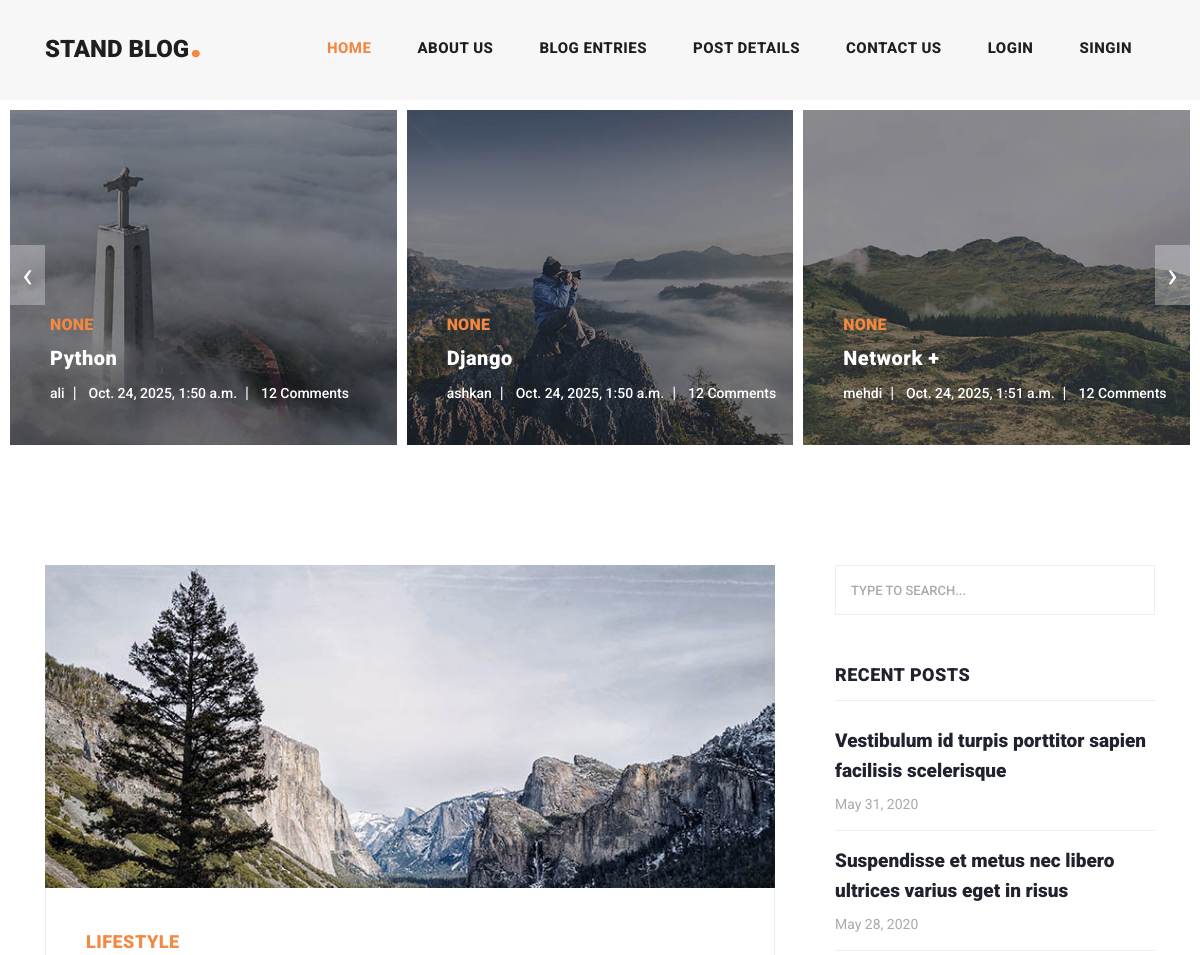
/ (upper part), run on an earlier commit of the app's database.
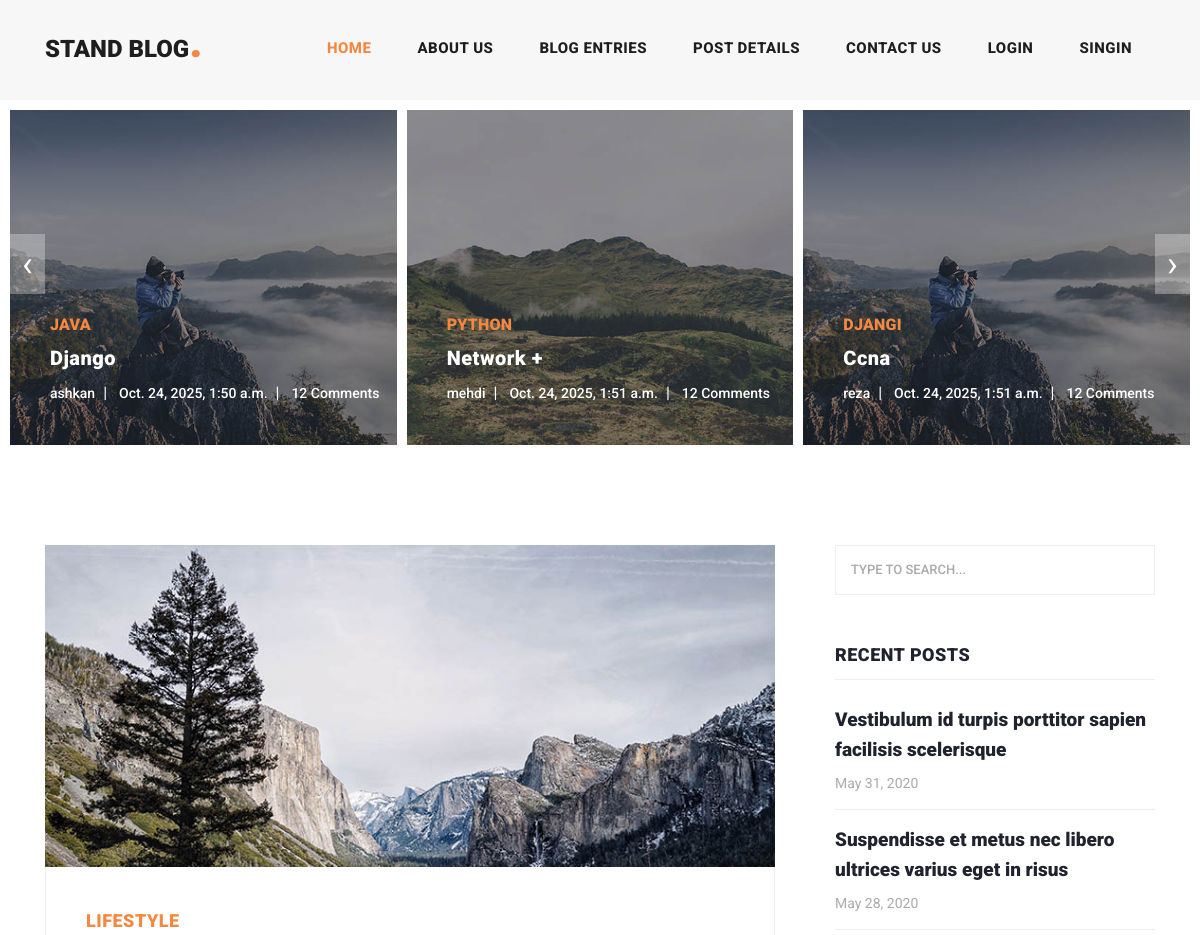
And on a later commit of the database.
### blog/models.py (models this page shows, shortened)
class artikle(models.Model):
    author = models.ForeignKey(User , on_delete=models.CASCADE)
    title = models.CharField(max_length=10 , unique=True , unique_for_date='pub_date')
    category = models.ManyToManyField(Category)
    body = models.TextField()
    image = models.ImageField(upload_to="images/artikle")
    created_time = models.DateTimeField(auto_now_add=True)
    update_time = models.DateTimeField(auto_now=True)
    pub_date = models.DateField(default=timezone.datetime.now())

class Category(models.Model):
    title = models.CharField(max_length=50)
    created_time = models.DateTimeField(auto_now_add=True)
    def __str__(self):
        return self.title

### home_app/views.py (the view)
# urls.py: path('' , views.show_home , name="home")
def show_home(request):
    Artikle = artikle.objects.all()
    return render(request , 'home_app/index.html' , context={ 'Artikle': Artikle } )

### home_app/templates/home_app/index.html (shortened to what this page needs)
{% extends "base.html" %}
{% load static %}
{% block content %}
    <div class="main-banner header-text">
      <div class="container-fluid">
        <div class="owl-banner owl-carousel">
        {% for show_artikle in Artikle %}
          <div class="item">
            <img src="{{ show_artikle.image.url }}" alt="{{ show_artikle.title }}">
            <div class="item-content">
              <div class="main-content">
                <div class="meta-category">
                  <span>{{ show_artikle.category.first }}</span>
                </div>
                <a href="{% url 'blog:blog' show_artikle.id %}"><h4>{{ show_artikle.title }}</h4></a>
                <ul class="post-info">
                  <li><a href="#">{{ show_artikle.author.username }}</a></li>
                  <li><a href="#">{{ show_artikle.created_time }}</a></li>
                  <li><a href="#">12 Comments</a></li>
                </ul>
              </div>
            </div>
          </div>
        {% endfor %}
        </div>
      </div>
    </div>
    <section class="blog-posts">
      <div class="container">
        <div class="row">
          <div class="col-lg-8">
            <div class="all-blog-posts">
              <div class="row">
                <div class="col-lg-12">
                  <div class="blog-post">
                    <div class="blog-thumb">
                      <img src="assets/images/blog-post-01.jpg" alt="">
                    </div>
                    <div class="down-content">
                      <span>Lifestyle</span>
                    </div>
                  </div>
                </div>
              </div>
            </div>
          </div>
          <div class="col-lg-4">
            <div class="sidebar">
              <div class="row">
                <div class="col-lg-12">
                  <div class="sidebar-item search">
                    <form id="search_form" name="gs" method="GET" action="#">
                      <input type="text" name="q" class="searchText" placeholder="type to search..." autocomplete="on">
                    </form>
                  </div>
                </div>
                <div class="col-lg-12">
                  <div class="sidebar-item recent-posts">
                    <div class="sidebar-heading">
                      <h2>Recent Posts</h2>
                    </div>
                    <div class="content">
                      <ul>
                        <li><a href="post-details.html">
                          <h5>Vestibulum id turpis porttitor sapien facilisis scelerisque</h5>
                          <span>May 31, 2020</span>
                        </a></li>
                        <li><a href="post-details.html">
                          <h5>Suspendisse et metus nec libero ultrices varius eget in risus</h5>
                          <span>May 28, 2020</span>
                        </a></li>
                      </ul>
                    </div>
                  </div>
                </div>
              </div>
            </div>
          </div>
        </div>
      </div>
    </section>
{% endblock content %}

### templates/base.html (shortened to what this page needs)
{% load static %}
<!DOCTYPE html>
<html lang="en">
  <head>
    <link href="{% static "vendor/bootstrap/css/bootstrap.min.css" %}" rel="stylesheet">
    <link rel="stylesheet" href="{% static "css/fontawesome.css" %}">
    <link rel="stylesheet" href="{% static "css/templatemo-stand-blog.css" %}">
    <link rel="stylesheet" href="{% static "css/owl.css" %}">
  </head>
  <body>
    <header class="">
      <nav class="navbar navbar-expand-lg">
        <div class="container">
          <a class="navbar-brand" href="index.html"><h2>Stand Blog<em>.</em></h2></a>
          <div class="collapse navbar-collapse" id="navbarResponsive">
            <ul class="navbar-nav ml-auto">
              <li class="nav-item active">
                <a class="nav-link" href="index.html">Home
                </a>
              </li>
              <li class="nav-item">
                <a class="nav-link" href="about.html">About Us</a>
              </li>
              <li class="nav-item">
                <a class="nav-link" href="blog.html">Blog Entries</a>
              </li>
              <li class="nav-item">
                <a class="nav-link" href="post-details.html">Post Details</a>
              </li>
              <li class="nav-item">
                <a class="nav-link" href="contact.html">Contact Us</a>
              </li>
              {% if request.user.is_authenticated%}
              <div class="d-flex">
                {% if request.user.first_name%}
                <div class="collapse navbar-collapse" >
                <li class="nav-item ">
                   <img src="{{ user.profiles.image.url }}" width="45px" height="40px" style="border-radius: 50%" alt="">
                </li>
                </div>
                  <a class="nav-link " href="">{{request.user.first_name}}</a>
                {%else%}
                  <a class="nav-link" href="">{{request.user.username}}</a>
                {%endif%}
                <div class="collapse navbar-collapse">
                <li class="nav-item ">
                  <a class="nav-link" href="{% url 'login:logout' %}">logout</a>
                </li>
                </div>
              </div>
              {% else %}
              <li class="nav-item">
                <a class="nav-link" href="{% url 'login:login'%}">Login</a>
              </li>
              <li class="nav-item">
                <a class="nav-link" href="{% url 'register:registers'%}">singin</a>
              </li>
              {% endif %}
            </ul>
          </div>
        </div>
      </nav>
    </header>
{% block  content%}
{% endblock  %}
  </body>
</html>

### assets/css/templatemo-stand-blog.css (style rules this page uses)
body { font-family: 'Roboto', sans-serif; overflow-x: hidden; text-rendering: optimizeLegibility; -webkit-font-smoothing: antialiased; -moz-osx-font-smoothing: grayscale; }
a { text-decoration: none!important; }
ul { padding: 0; margin: 0; list-style: none; }
h1,h2,h3,h4,h5,h6 { margin: 0px; }
header { position: absolute; z-index: 99999; width: 100%; height: 100px; background-color: #f7f7f7; -webkit-transition: all 0.3s ease-in-out 0s; -moz-transition: all 0.3s ease-in-out 0s; -o-transition: all 0.3s ease-in-out 0s; transition: all 0.3s ease-in-out 0s; }
header .navbar { padding: 25px 0px; }
.navbar .navbar-brand { float: left; margin-top: -12px; outline: none; }
.navbar .navbar-brand h2 { color: #1e1e1e; text-transform: uppercase; font-size: 24px; font-weight: 900; -webkit-transition: all .3s ease 0s; -moz-transition: all .3s ease 0s; -o-transition: all .3s ease 0s; transition: all .3s ease 0s; }
.navbar .navbar-brand h2 em { font-size: 44px; font-style: normal; color: #f48840; }
#navbarResponsive { z-index: 999; }
.navbar-collapse { text-align: center; }
.navbar .navbar-nav .nav-item { margin: 0px 15px; }
.navbar .navbar-nav a.nav-link { text-transform: capitalize; font-size: 15px; font-weight: 800; text-transform: uppercase; letter-spacing: 0.5px; color: #1e1e1e; transition: all 0.3s; }
.navbar .navbar-nav .nav-link:hover, .navbar .navbar-nav .active>.nav-link, .navbar .navbar-nav .nav-link.active, .navbar .navbar-nav .nav-link.show, .navbar .navbar-nav .show>.nav-link { color: #f48840; }
.main-banner .container-fluid { padding: 0px 10px; margin-bottom: -24px; }
.owl-banner { padding-top: 110px; }
.owl-banner .item { position: relative; }
.owl-banner .item .item-content { position: absolute; bottom: 40px; left: 40px; }
.owl-banner .item .item-content .meta-category span { color: #f48840; font-size: 18px; text-transform: uppercase; font-weight: 900; letter-spacing: 0.25px; }
.owl-banner .item .item-content h4 { font-size: 24px; font-weight: 900; color: #fff; letter-spacing: 0.5px; text-transform: capitalize; margin: 10px 0px 12px 0px; }
.owl-banner .item .item-content ul li { display: inline-block; margin-right: 8px; }
.owl-banner .item .item-content ul li:after { content: '|'; color: #fff; margin-left: 8px; }
.owl-banner .item .item-content ul li:last-child::after { display: none; }
.owl-banner .item .item-content ul li a { font-size: 14px; color: #fff; font-weight: 500; transition: all .3s; }
.blog-posts { margin-top: 100px; }
.blog-posts .blog-post { margin-bottom: 30px; }
.blog-posts .blog-thumb img { width: 100%; overflow: hidden; }
.blog-posts .down-content { padding: 40px; border-right: 1px solid #eee; border-left: 1px solid #eee; border-bottom: 1px solid #eee; }
.blog-posts .down-content span { font-size: 18px; text-transform: uppercase; letter-spacing: 0.5px; font-weight: 900; color: #f48840; }
.blog-posts .sidebar-heading h2 { font-size: 18px; text-transform: uppercase; font-weight: 900; letter-spacing: 0.5px; color: #20232e; border-bottom: 1px solid #eee; padding-bottom: 15px; margin-bottom: 25px; }
.sidebar { margin-left: 30px; }
.sidebar .sidebar-item { margin-top: 50px; }
.sidebar .search { margin-top: 0px; }
.sidebar .sidebar-heading h2 { font-size: 18px; text-transform: uppercase; font-weight: 900; letter-spacing: 0.5px; color: #20232e; border-bottom: 1px solid #eee; padding-bottom: 15px; margin-bottom: 25px; }
.sidebar .search input { width: 100%; height: 50px; border: 1px solid #eee; font-size: 13px; text-transform: uppercase; font-weight: 500; color: #7a7a7a; outline: none; padding: 0px 15px; }
.sidebar .search input::placeholder { color: #aaa; }
.sidebar .recent-posts ul li { margin-bottom: 15px; padding-bottom: 15px; border-bottom: 1px solid #eee; }
.sidebar .recent-posts ul li h5 { font-size: 19px; font-weight: 900; color: #20232e; line-height: 30px; transition: all 0.3s; }
.sidebar .recent-posts ul li span { display: block; font-size: 14px; color: #aaa; margin-top: 8px; }
@media (max-width: 1250px) { .owl-banner .item .item-content .meta-category span { font-size: 16px; } }
@media (max-width: 1250px) { .owl-banner .item .item-content h4 { font-size: 20px; } }

What changed in the data, as far as the page shows it:
removed artikle: image (picture), category.first "NONE", title "Python", author.username "ali", created_time "Oct. 24, 2025, 1:50 a.m."
changed artikle "Django": category.first "NONE" → "JAVA"
changed artikle "Network +": category.first "NONE" → "PYTHON"
now on this page (row edited): artikle: image (picture), category.first "DJANGI", title "Ccna", author.username "reza", created_time "Oct. 24, 2025, 1:51 a.m."
